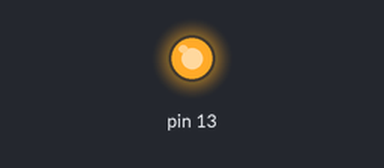
Recording of a sketch running on a simulated Arduino Uno, built with avr-gcc and run on an emulated ATmega328P. Parts: output pins drawn as LEDs (lit = HIGH).

Above: at 0.2 s.
At 24.0 s:
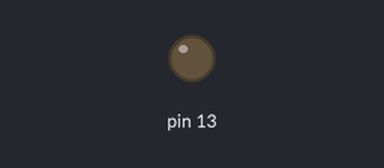
Timing chart, 0 to 32.5 s (numbered marks = the images above):
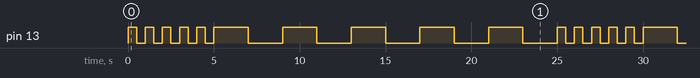

The sketch:

Blink2times5.ino
```cpp
void setup()
{
pinMode(13,OUTPUT);
}

void loop()
{
int c=1;
while(c<6)
{
digitalWrite(13,HIGH);
delay(500);
digitalWrite(13,LOW);
delay(500);
c++;
}
int t=1;
while(t<6)
{
digitalWrite(13,HIGH);
delay(2000);
digitalWrite(13,LOW);
delay(2000);
t++;
}
}
```

Measured:
- by itself, pin 13: repeats every 25.0 s: 4 × (LOW 0.50 s, HIGH 0.50 s), LOW 0.50 s, 5 × (HIGH 2.0 s, LOW 2.0 s), HIGH 0.50 s
- by itself, everything shown: repeats every 25.0 s, in 20 steps
